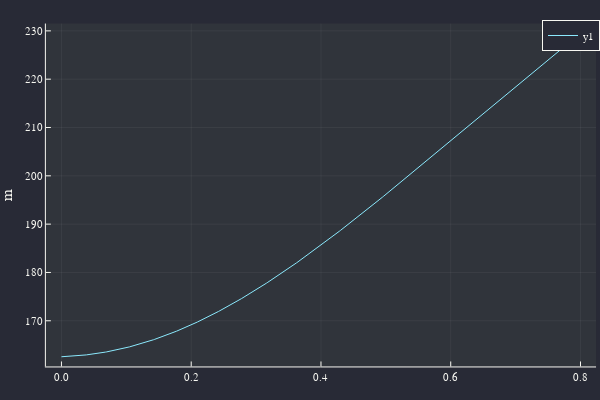

Write notebook code for a chart like this one.
### Code cell
x = -0.0:0.001:0.8
h = maximum.(Matrix.(first.(headloss.(x))))
plot(x,h)

### Figure 1 — Plotly figure (JSON) as saved in the notebook; plotly's stock layout.template omitted (floating-point values rounded to 4 significant figures; data arrays with more than 128 entries replaced by an {"elided": "..."} marker saying what was removed)
{"data": [{"colorbar": {"title": ""}, "legendgroup": "y1", "line": {"color": "rgba(139, 233, 253, 1.000)", "dash": "solid", "shape": "linear", "width": 1}, "mode": "lines", "name": "y1", "showlegend": true, "type": "scatter", "x": {"elided": "801 float values"}, "xaxis": "x", "y": {"elided": "801 float values"}, "yaxis": "y", "zmax": null, "zmin": null}], "layout": {"annotations": [], "height": 400, "legend": {"bgcolor": "rgba(40, 42, 54, 1.000)", "bordercolor": "rgba(248, 248, 242, 1.000)", "borderwidth": 1, "font": {"color": "rgba(248, 248, 242, 1.000)", "family": "sans-serif", "size": 11}, "title": {"font": {"color": "rgba(248, 248, 242, 1.000)", "family": "sans-serif", "size": 15}, "text": ""}, "tracegroupgap": 0, "traceorder": "normal", "x": 1, "xanchor": "auto", "y": 1, "yanchor": "auto"}, "margin": {"b": 20, "l": 0, "r": 0, "t": 20}, "paper_bgcolor": "rgba(40, 42, 54, 1.000)", "plot_bgcolor": "rgba(48, 52, 59, 1.000)", "showlegend": true, "width": 600, "xaxis": {"anchor": "y", "domain": [0.07647, 0.9934], "gridcolor": "rgba(248, 248, 242, 0.100)", "gridwidth": 0.5, "linecolor": "rgba(248, 248, 242, 1.000)", "mirror": false, "range": [-0.024, 0.824], "showgrid": true, "showline": true, "showticklabels": true, "tickangle": 0, "tickcolor": "rgb(248, 248, 242)", "tickfont": {"color": "rgba(248, 248, 242, 1.000)", "family": "sans-serif", "size": 11}, "tickmode": "array", "ticks": "inside", "ticktext": ["0.0", "0.2", "0.4", "0.6", "0.8"], "tickvals": [0, 0.2, 0.4, 0.6, 0.8], "title": "", "titlefont": {"color": "rgba(248, 248, 242, 1.000)", "family": "sans-serif", "size": 15}, "type": "-", "visible": true, "zeroline": false, "zerolinecolor": "rgba(248, 248, 242, 1.000)"}, "yaxis": {"anchor": "x", "domain": [0.03762, 0.9902], "gridcolor": "rgba(248, 248, 242, 0.100)", "gridwidth": 0.5, "linecolor": "rgba(248, 248, 242, 1.000)", "mirror": false, "range": [160.5, 231.5], "showgrid": true, "showline": true, "showticklabels": true, "tickangle": 0, "tickcolor": "rgb(248, 248, 242)", "tickfont": {"color": "rgba(248, 248, 242, 1.000)", "family": "sans-serif", "size": 11}, "tickmode": "array", "ticks": "inside", "ticktext": ["170", "180", "190", "200", "210", "220", "230"], "tickvals": [170, 180, 190, 200, 210, 220, 230], "title": "m", "titlefont": {"color": "rgba(248, 248, 242, 1.000)", "family": "sans-serif", "size": 15}, "type": "-", "visible": true, "zeroline": false, "zerolinecolor": "rgba(248, 248, 242, 1.000)"}}}
